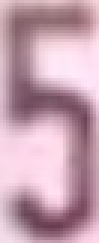
#> input picture Dataset/KyTu_CoNhan/000001915.jpg, 33 x 81 px, given in place of 000001_02_9.jpg, which was not available (shown 3 times larger)
$ jupyter execute --allow-errors 'Motorcycle License Plate Recognition.ipynb'   (shell and % lines are left out)   (text cells are left out)
#> lines starting #> are read from the running program, lines starting #| are printed output that depends on the picture
[cell 1]
from google.colab import drive
#> (the rest of this cell did not finish here and is left out)

[cell 2]
from os.path import splitext
import cv2
import numpy as np
from keras.models import model_from_json


class Label:
    # [5 lines left out: function __init__, not called in this run]

    def __str__(self):
        return 'Class: %d, top left(x: %f, y: %f), bottom right(x: %f, y: %f)' % (
        self.__cl, self.__tl[0], self.__tl[1], self.__br[0], self.__br[1])

    def copy(self):
        return Label(self.__cl, self.__tl, self.__br)

    def wh(self): return self.__br - self.__tl

    def cc(self): return self.__tl + self.wh() / 2

    def tl(self): return self.__tl

    def br(self): return self.__br

    def tr(self): return np.array([self.__br[0], self.__tl[1]])

    def bl(self): return np.array([self.__tl[0], self.__br[1]])

    def cl(self): return self.__cl

    def area(self): return np.prod(self.wh())

    def prob(self): return self.__prob

    def set_class(self, cl):
        self.__cl = cl

    def set_tl(self, tl):
        self.__tl = tl

    def set_br(self, br):
        self.__br = br

    # [4 lines left out: function set_wh, not called in this run]

    def set_prob(self, prob):
        self.__prob = prob

class DLabel(Label):
    # [5 lines left out: function __init__, not called in this run]

# Hàm normalize ảnh
def im2single(Image):
    return Image.astype('float32') / 255

def getWH(shape):
    return np.array(shape[1::-1]).astype(float)

# [9 lines left out: function IOU, not called in this run]

def IOU_labels(l1, l2):
    return IOU(l1.tl(), l1.br(), l2.tl(), l2.br())

# [14 lines left out: function nms, not called in this run]

def load_model(path):
    path = splitext(path)[0]
    with open('%s.json' % path, 'r') as json_file:
        model_json = json_file.read()
    model = model_from_json(model_json, custom_objects={})
    model.load_weights('%s.h5' % path)
    return model

# [15 lines left out: function find_T_matrix, not called in this run]

def getRectPts(tlx, tly, brx, bry):
    return np.matrix([[tlx, brx, brx, tlx], [tly, tly, bry, bry], [1, 1, 1, 1]], dtype=float)

# [105 lines left out: functions normal, reconstruct, detect_lp, not called in this run]

[cell 3]
import os
import cv2
import matplotlib.pyplot as plt

folder_path = '/content/drive/MyDrive/transform_labeled'
#> (the rest of this cell did not finish here and is left out)

[cell 4]
import cv2
import matplotlib.pyplot as plt
# from lib_detection import load_model, detect_lp, im2single

# Đường dẫn ảnh, các bạn đổi tên file tại đây để thử nhé
img_path = "/content/drive/MyDrive/GreenParking/000001.jpg"

# Load model LP detection
wpod_net_path = "/content/drive/MyDrive/wpod-net_update1.json"
#> (the rest of this cell did not finish here and is left out)

[cell 5]
import cv2
import matplotlib.pyplot as plt
# from lib_detection import load_model, detect_lp, im2single

# Đường dẫn ảnh, các bạn đổi tên file tại đây để thử nhé
img_path = "/content/drive/MyDrive/GreenParking/000001.jpg"

# Load model LP detection
wpod_net_path = "/content/drive/MyDrive/wpod-net_update1.json"
#> (the rest of this cell did not finish here and is left out)

[cell 6]
import cv2
import numpy as np
import functools
import matplotlib.pyplot as plt
import tensorflow as tf
from scipy import ndimage
from skimage.feature import peak_local_max
import time
from IPython.display import clear_output
import os

# [78 lines left out: functions preprocess_image, connected_components_analysis, is_near_border, find_and_sort_contours, draw_bounding_boxes, save_cropped_characters, not called in this run]

#> (a cell that did not finish here is left out)

[cell 8]
from os.path import splitext
import cv2
import numpy as np
from keras.models import model_from_json
import matplotlib.pyplot as plt
import tensorflow as tf
from scipy import ndimage
from skimage.feature import peak_local_max
import time
from IPython.display import clear_output
import os
import functools

class Label:
    # [5 lines left out: function __init__, not called in this run]

    def __str__(self):
        return 'Class: %d, top left(x: %f, y: %f), bottom right(x: %f, y: %f)' % (
        self.__cl, self.__tl[0], self.__tl[1], self.__br[0], self.__br[1])

    def copy(self):
        return Label(self.__cl, self.__tl, self.__br)

    def wh(self): return self.__br - self.__tl

    def cc(self): return self.__tl + self.wh() / 2

    def tl(self): return self.__tl

    def br(self): return self.__br

    def tr(self): return np.array([self.__br[0], self.__tl[1]])

    def bl(self): return np.array([self.__tl[0], self.__br[1]])

    def cl(self): return self.__cl

    def area(self): return np.prod(self.wh())

    def prob(self): return self.__prob

    def set_class(self, cl):
        self.__cl = cl

    def set_tl(self, tl):
        self.__tl = tl

    def set_br(self, br):
        self.__br = br

    # [4 lines left out: function set_wh, not called in this run]

    def set_prob(self, prob):
        self.__prob = prob

class DLabel(Label):
    # [5 lines left out: function __init__, not called in this run]

# Hàm normalize ảnh
def im2single(Image):
    return Image.astype('float32') / 255

def getWH(shape):
    return np.array(shape[1::-1]).astype(float)

# [9 lines left out: function IOU, not called in this run]

def IOU_labels(l1, l2):
    return IOU(l1.tl(), l1.br(), l2.tl(), l2.br())

# [14 lines left out: function nms, not called in this run]

def load_model(path):
    path = splitext(path)[0]
    with open('%s.json' % path, 'r') as json_file:
        model_json = json_file.read()
    model = model_from_json(model_json, custom_objects={})
    model.load_weights('%s.h5' % path)
    return model

# [15 lines left out: function find_T_matrix, not called in this run]

def getRectPts(tlx, tly, brx, bry):
    return np.matrix([[tlx, brx, brx, tlx], [tly, tly, bry, bry], [1, 1, 1, 1]], dtype=float)

# [197 lines left out: functions normal, reconstruct, detect_lp, reduce_glare, preprocess_image, connected_components_analysis and 4 more, not called in this run]

[cell 9]
input_dir = "/content/drive/MyDrive/GreenParking"  # Đường dẫn tới thư mục chứa các file ảnh đầu vào
output_dir = "/content/drive/MyDrive/KyTu_CoNhan"  # Đường dẫn tới thư mục để lưu các file ký tự có nhãn đã cắt

# Load model LP detection
wpod_net_path = "/content/drive/MyDrive/wpod-net_update1.json"
#> (the rest of this cell did not finish here and is left out)

[cell 10]
import os
import matplotlib.pyplot as plt
from PIL import Image
from collections import Counter

# Đường dẫn đến folder ảnh
folder_path = '/content/drive/MyDrive/Augment_Labeled'

# Lưu trữ ký tự đại diện và đường dẫn ảnh
image_data = []

# Duyệt qua từng file trong folder
#> (the rest of this cell did not finish here and is left out)

[cell 11]
import cv2
import os

# Đường dẫn đến thư mục chứa ảnh đầu vào và thư mục đầu ra
labeled_dir = "/content/drive/MyDrive/characters_labeled"
output_labeled_dir = "/content/drive/MyDrive/transform_labeled"

# Đảm bảo rằng các thư mục đầu ra tồn tại
os.makedirs(output_labeled_dir, exist_ok=True)

# [23 lines left out: functions reduce_glare, preprocess_image, not called in this run]

# Hàm xử lý tất cả ảnh trong thư mục
def process_images_in_directory(input_dir, output_dir):
    for filename in os.listdir(input_dir):
        input_path = os.path.join(input_dir, filename)
        output_path = os.path.join(output_dir, filename)

        if os.path.isfile(input_path):
            # Đọc ảnh gốc
            image = cv2.imread(input_path)

            # Tiền xử lý ảnh
            processed_image = preprocess_image(image)

            # Lưu ảnh đã tiền xử lý
            cv2.imwrite(output_path, processed_image)

# Tiền xử lý ảnh trong hai thư mục
#> (the rest of this cell did not finish here and is left out)

[cell 12]
# Đọc ảnh nhị phân
image = cv2.imread('/content/drive/MyDrive/augment_labeled/000001_02_9.jpg', cv2.IMREAD_GRAYSCALE)
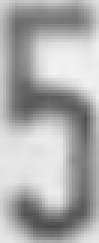
#> image: shape (81, 33) (shown 3 times larger); min 76, max 242, mean 172.7

# Hiển thị kích thước ảnh
print(f'Kích thước ảnh: {image.shape}')
#| Kích thước ảnh: (81, 33)


$ run again, on Dataset/KyTu_CoNhan/000008979.jpg
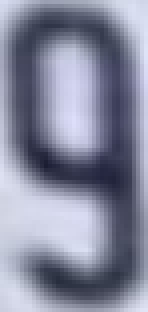
#> input picture Dataset/KyTu_CoNhan/000008979.jpg, 37 x 78 px, given in place of 000001_02_9.jpg, which was not available (shown 4 times larger)
#> `image = cv2.imread('/content/drive/MyDrive/augment_labeled/000001_02_9..`:
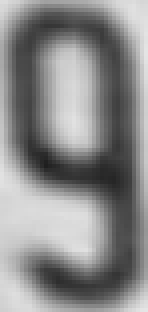
#> image: shape (78, 37) (shown 4 times larger); min 31, max 229, mean 138.4
#| Kích thước ảnh: (78, 37)

$ run again, on Dataset/KyTu_CoNhan/000010967.jpg
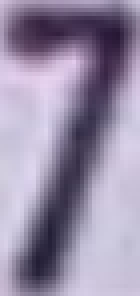
#> input picture Dataset/KyTu_CoNhan/000010967.jpg, 35 x 74 px, given in place of 000001_02_9.jpg, which was not available (shown 4 times larger)
#> `image = cv2.imread('/content/drive/MyDrive/augment_labeled/000001_02_9..`:
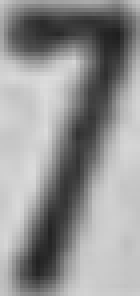
#> image: shape (74, 35) (shown 4 times larger); min 31, max 220, mean 147.7
#| Kích thước ảnh: (74, 35)

$ run again, on Dataset/KyTu_CoNhan/00001193H.jpg
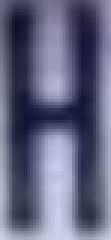
#> input picture Dataset/KyTu_CoNhan/00001193H.jpg, 37 x 80 px, given in place of 000001_02_9.jpg, which was not available (shown 3 times larger)
#> `image = cv2.imread('/content/drive/MyDrive/augment_labeled/000001_02_9..`:
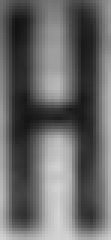
#> image: shape (80, 37) (shown 3 times larger); min 18, max 212, mean 103.1
#| Kích thước ảnh: (80, 37)
